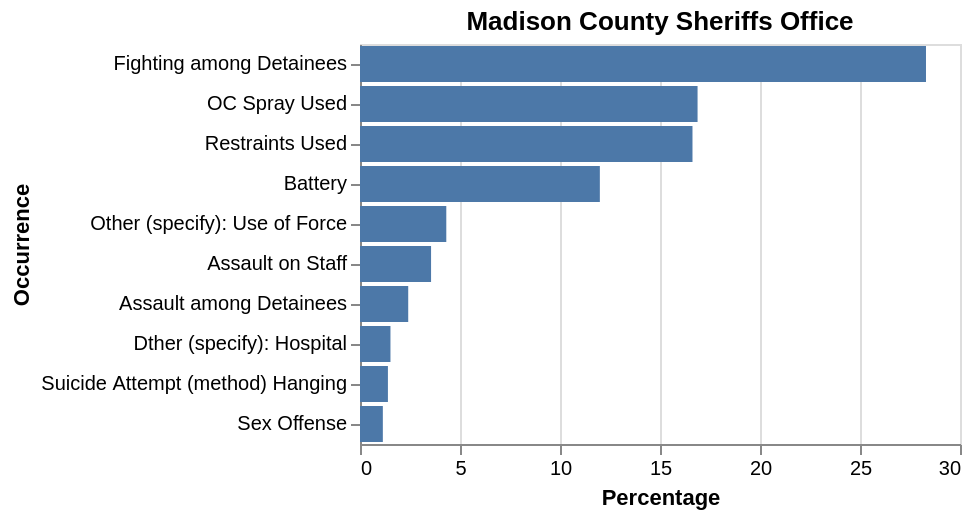

The notebook cell saved with this chart:
### Code cell
madison_county_percent

### Figure 1 — Vega-Lite specification as saved in the notebook (floating-point values rounded to 4 significant figures)
{"config": {"view": {"continuousWidth": 300, "continuousHeight": 300}}, "data": {"name": "data-cc776a13553c35b941dcd99b6566172c"}, "mark": {"type": "bar"}, "encoding": {"x": {"field": "percentage", "title": "Percentage", "type": "quantitative"}, "y": {"field": "Cleaned Occurrences", "sort": "-x", "title": "Occurrence", "type": "nominal"}}, "title": "Madison County Sheriffs Office", "$schema": "https://vega.github.io/schema/vega-lite/v5.20.1.json", "datasets": {"data-cc776a13553c35b941dcd99b6566172c": [{"Cleaned Occurrences": "Fighting among Detainees", "count": 446, "percentage": 28.3}, {"Cleaned Occurrences": "OC Spray Used", "count": 266, "percentage": 16.88}, {"Cleaned Occurrences": "Restraints Used", "count": 262, "percentage": 16.62}, {"Cleaned Occurrences": "Battery", "count": 189, "percentage": 11.99}, {"Cleaned Occurrences": "Other (specify): Use of Force", "count": 68, "percentage": 4.315}, {"Cleaned Occurrences": "Assault on Staff", "count": 56, "percentage": 3.553}, {"Cleaned Occurrences": "Assault among Detainees", "count": 38, "percentage": 2.411}, {"Cleaned Occurrences": "Dther (specify): Hospital", "count": 24, "percentage": 1.523}, {"Cleaned Occurrences": "Suicide Attempt (method) Hanging", "count": 22, "percentage": 1.396}, {"Cleaned Occurrences": "Sex Offense", "count": 18, "percentage": 1.142}]}}
